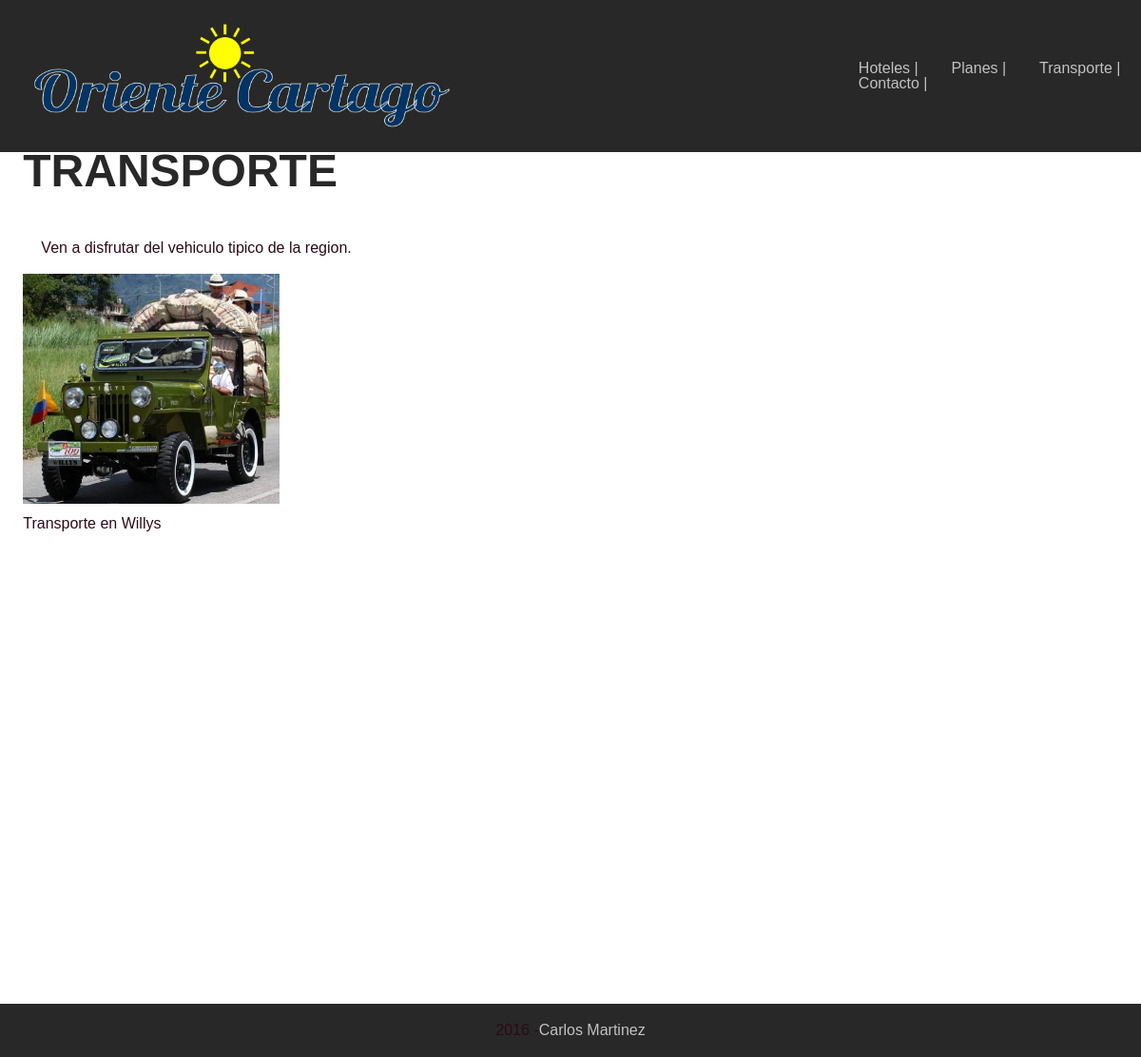
/transports/, run on the app's committed database.
### transports/models.py (models this page shows)
class Transport(models.Model):
	name = models.CharField(max_length=255)
	hour = models.DecimalField(max_digits=6, decimal_places=3)
	city = models.CharField(max_length=255)
	phone = models.IntegerField(unique=True)
	email = models.EmailField(max_length=255)
	address = models.CharField(max_length=255)
	price = models.DecimalField(max_digits=6, decimal_places=3)
	image = models.ImageField(blank=True)

### transports/views.py (the view)
# urls.py: url(r'^', include('transports.urls')),
def transports(request):
	transport = Transport.objects.order_by('id')
	template = loader.get_template('transports.html')
	context = {
		'transport': transport
	}
	return HttpResponse(template.render(context, request))

### templates/transports.html (shortened to what this page needs)
{% load staticfiles %}
<!DOCTYPE html>
<html lang="en">
<head>
	<link rel="stylesheet" href="{% static 'css/style.css' %}">
</head>
<body>
	<header>
		<div class="container">
			<nav class="row between middle">
				<div class="col-4">
					<a href="/">
						<img src="{% static 'assets/cartago1.png' %}">
					</a>
				</div>
				<div class="col-3 end">
					<ul class="row between">
						<li class="col">
							<a href="{% url 'hotels.views.hotels' %}">Hoteles </a> |
						</li>
						<li class="col">
							<a href="{% url 'plans.views.plans' %}">Planes</a> |
						</li>
						<li class="col">
							<a href="{% url 'transports.views.transports' %}">Transporte</a> |
						</li>
						<li class="col">
							<a href="{% url 'contacts.views.new_contact' %}">Contacto</a> |
						</li>
					</ul>
				</div>
			</nav>
		</div>
	</header>
	<section class="full-height">
		<div class="container">
			<div class="row">
				<div class="col-10">
					<h2>Transporte</h2>
					<p>Ven a disfrutar del vehiculo tipico de la region.</p>
				</div>
			</div>
            <div class="row">
                {% for tp in transport %}
                <div class="col-3">
                	<img src="{{ tp.image.url }}" class="same-height">
                </div>
                {% endfor %}
            </div>
            <ol class="row">
            	{% for tp in transport %}
               	<li class="col-3">
                   	<a class="a_" href="{% url 'transports.views.transport_detail' pk=tp.pk %} ">
					{{ tp.name }}
               	</li>
               	{% endfor %}
            </ol>
		</div>
	</section>
	<footer>
		<div class="container">
			<div class="row center">
				2016 - <a href="https://twitter.com/CarlosAM_7" target="_blank">Carlos Martinez</a>
			</div>
		</div>
	</footer>
</body>
</html>

### static/css/style.css (style rules this page uses)
html, body { color: #282828; height: 100%; font-family: sans-serif; }

### static/css/reticula.css (style rules this page uses)
.container { margin-right: auto; margin-left: auto; padding-right: 2%; padding-left: 2%; max-width: 98%; }
.row { box-sizing: border-box; display: -webkit-flex; display: -ms-flexbox; display: -webkit-box; display: flex; -webkit-flex: 0 1 auto; -ms-flex: 0 1 auto; -webkit-box-flex: 0; flex: 0 1 auto; -webkit-flex-direction: row; -ms-flex-direction: row; -webkit-box-orient: horizontal; -webkit-box-direction: normal; flex-direction: row; -webkit-flex-wrap: wrap; -ms-flex-wrap: wrap; flex-wrap: wrap; margin-right: -1%; margin-left: -1%; }
.row + .row { margin-bottom: 10px; }
.col-0, .col-1, .col-2, .col-3, .col-4, .col-5, .col-6, .col-7, .col-8, .col-9, .col-10, .col-11, .col-12 { box-sizing: border-box; -webkit-flex: 0 0 auto; -ms-flex: 0 0 auto; -webkit-box-flex: 0; flex: 0 0 auto; padding-right: 1%; padding-left: 1%; }
.col-3 { -ms-flex-preferred-size: 25%; -webkit-flex-basis: 25%; flex-basis: 25%; max-width: 25%; }
.col-4 { -ms-flex-preferred-size: 33.333%; -webkit-flex-basis: 33.333%; flex-basis: 33.333%; max-width: 33.333%; }
.col-10 { -ms-flex-preferred-size: 83.333%; -webkit-flex-basis: 83.333%; flex-basis: 83.333%; max-width: 83.333%; }
.center { -webkit-justify-content: center; -ms-flex-pack: center; -webkit-box-pack: center; justify-content: center; text-align: center; }
.end { -webkit-justify-content: flex-end; -ms-flex-pack: end; -webkit-box-pack: end; justify-content: flex-end; text-align: end; }
.middle { -webkit-align-items: center; -ms-flex-align: center; -webkit-box-align: center; align-items: center; }
.between { -webkit-justify-content: space-between; -ms-flex-pack: justify; -webkit-box-pack: justify; justify-content: space-between; }

### static/css/sections.css (style rules this page uses)
.full-height { height: 100%; padding: 13% 0; }

### static/css/editorial.css (style rules this page uses)
h2 { font-size: 48px; text-transform: uppercase; font-weight: 700; margin-bottom: 30px; }
p { color: #2b0b18; padding: 2%; }
a { text-decoration: none; color: #c3c1c1; }
.a_ { color: #2b0b18; }
ol li { counter-increment: step-counter; }
ol li { content: counter(step-counter); display: inline; }

### static/css/layout.css (style rules this page uses)
header, footer { background-color: #282828; position: fixed; padding: 20px 0; box-sizing: border-box; color: #c3c1c1; width: 100%; }
header { top: 0; }
footer { bottom: 0; }
header img { width: 450px; display: block; }
img { width: 100%; }
footer, footer a { text-align: center; bottom: 0; }

### data on the page
Transport: image (picture), name "Transporte en Willys"
